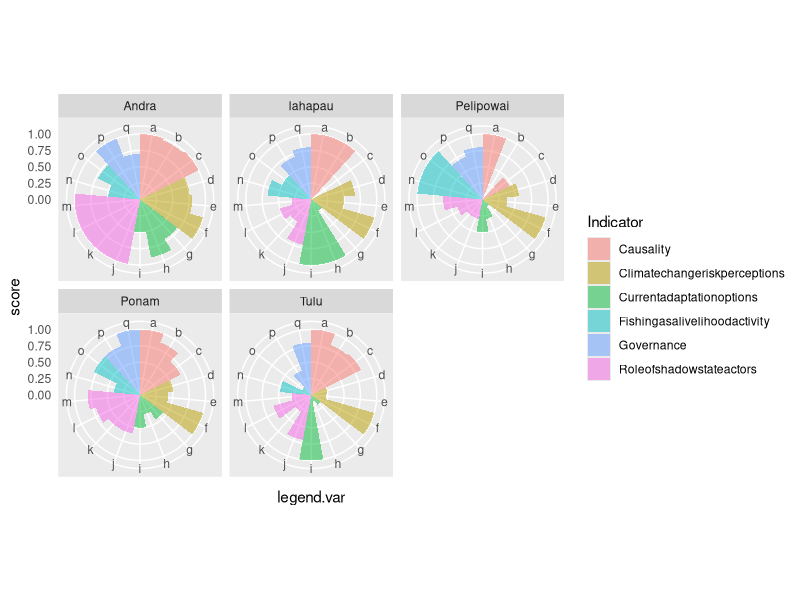

Source code (R):
#Create a radial plot with identifying data for diff parts####

#Data####

data <- structure(list(Indicator = structure(c(1L, 1L, 1L, 2L, 2L, 2L, 
3L, 3L, 3L, 6L, 6L, 6L, 6L, 4L, 4L, 5L, 5L, 1L, 1L, 1L, 2L, 2L, 
2L, 3L, 3L, 3L, 6L, 6L, 6L, 6L, 4L, 4L, 5L, 5L, 1L, 1L, 1L, 2L, 
2L, 2L, 3L, 3L, 3L, 6L, 6L, 6L, 6L, 4L, 4L, 5L, 5L, 1L, 1L, 1L, 
2L, 2L, 2L, 3L, 3L, 3L, 6L, 6L, 6L, 6L, 4L, 4L, 5L, 5L, 1L, 1L, 
1L, 2L, 2L, 2L, 3L, 3L, 3L, 6L, 6L, 6L, 6L, 4L, 4L, 5L, 5L), .Label = c(
  "Causality",
  "Climatechangeriskperceptions",
  "Currentadaptationoptions",
  "Fishingasalivelihoodactivity",
  "Governance",
  "Roleofshadowstateactors"
), class = "factor"),
                       Village = structure(c(1L, 1L, 1L, 1L, 1L, 1L, 1L, 1L, 1L, 
                                             1L, 1L, 1L, 1L, 1L, 1L, 1L, 1L, 2L, 2L, 2L, 2L, 2L, 2L, 2L, 
                                             2L, 2L, 2L, 2L, 2L, 2L, 2L, 2L, 2L, 2L, 3L, 3L, 3L, 3L, 3L, 
                                             3L, 3L, 3L, 3L, 3L, 3L, 3L, 3L, 3L, 3L, 3L, 3L, 4L, 4L, 4L, 
                                             4L, 4L, 4L, 4L, 4L, 4L, 4L, 4L, 4L, 4L, 4L, 4L, 4L, 4L, 5L, 
                                             5L, 5L, 5L, 5L, 5L, 5L, 5L, 5L, 5L, 5L, 5L, 5L, 5L, 5L, 5L, 
                                             5L), 
              .Label = c("Andra", "lahapau", "Pelipowai", "Ponam", 
              "Tulu"), class = "factor"), Variables = structure(c(13L, 
                   3L, 10L, 11L, 12L, 16L, 5L, 8L, 1L, 2L, 15L, 17L, 6L, 14L, 
                   9L, 4L, 7L, 13L, 3L, 10L, 11L, 12L, 16L, 5L, 8L, 1L, 2L, 
                   15L, 17L, 6L, 14L, 9L, 4L, 7L, 13L, 3L, 10L, 11L, 12L, 16L, 
                   5L, 8L, 1L, 2L, 15L, 17L, 6L, 14L, 9L, 4L, 7L, 13L, 3L, 10L, 
                   11L, 12L, 16L, 5L, 8L, 1L, 2L, 15L, 17L, 6L, 14L, 9L, 4L, 
                   7L, 13L, 3L, 10L, 11L, 12L, 16L, 5L, 8L, 1L, 2L, 15L, 17L, 
                   6L, 14L, 9L, 4L, 7L), .Label = c(
                     "alternativelivelihood",
                     "anyactorsinvolvedinsustainability",
                     "Attributionfactors",
                     "discusswithelectedleaders",
                     "Effortsdirectedtoreducerisks",
                     "fishercommunityinfluence",
                     "Infrastructureeffectiveness",
                     "multiplicityofactors",
                     "Occupationforchildren",
                     "Reversibility",
                     "Riskasamajorconsideration",
                     "Riskbeingaddressed",
                     "Statusoffisheries",
                     "Timefishing",
                     "Whatwasdone",
                     "Whoisatrisk",
                     "whowasinvolved?"
                   ), class = "factor"), legend.var = structure(c(1L, 2L, 3L, 
                   4L, 5L, 6L, 7L, 8L, 9L, 10L, 11L, 12L, 13L, 14L, 15L, 16L, 
                   17L, 1L, 2L, 3L, 4L, 5L, 6L, 7L, 8L, 9L, 10L, 11L, 12L, 13L, 
                   14L, 15L, 16L, 17L, 1L, 2L, 3L, 4L, 5L, 6L, 7L, 8L, 9L, 10L, 
                   11L, 12L, 13L, 14L, 15L, 16L, 17L, 1L, 2L, 3L, 4L, 5L, 6L, 
                   7L, 8L, 9L, 10L, 11L, 12L, 13L, 14L, 15L, 16L, 17L, 1L, 2L, 
                   3L, 4L, 5L, 6L, 7L, 8L, 9L, 10L, 11L, 12L, 13L, 14L, 15L, 
                   16L, 17L), 
.Label = c(letters[1:17]), class = "factor"), 
                       score = c(1, 0.97, 1, 0.76, 0.794, 1, 0.71, 0.9, 0.5, 1, 
                                 1, 1, 1, 0.49, 0.72, 1, 0.7, 1, 1, 0, 0.67, 0.5, 1, 0.2, 
                                 1, 1, 0.7, 0.4, 0.5, 0.3, 0.67, 0.5, 0.7, 0.8, 1, 0, 0.46, 
                                 0.56, 0.375, 1, 0.13, 0.3, 0.5, 0.3, 0.3, 0.4, 0.6, 1, 1, 
                                 0.7, 0.8, 1, 0.86, 0.69, 0.51, 0.429, 1, 0.44, 0.3, 0.5, 
                                 0.6, 0.6, 0.7, 0.8, 0.4, 0.79, 0.8, 1, 1, 0.82, 0.85, 0.25, 
                                 0.226, 1, 0.18, 0.1, 1, 0.7, 0.3, 0.6, 0.3, 0.48, 0.16, 0.4, 
                                 0.8)), .Names = c("Indicator", "Village", "Variables", "legend.var", 
    "score"), class = "data.frame", row.names = c(NA, -85L))

#Plot####

library(ggplot2)
ggplot(data, aes(x = legend.var, y = score, fill = Indicator), color='black') + 
  geom_bar(width = 1, alpha=0.5, stat="identity") + 
  scale_y_continuous() + 
  coord_polar()  + 
  theme( axis.ticks = element_blank()) + 
  facet_wrap(~Village, nrow=2, ncol=3) + 
  guides(colour = guide_legend(title.hjust = 0.5))

